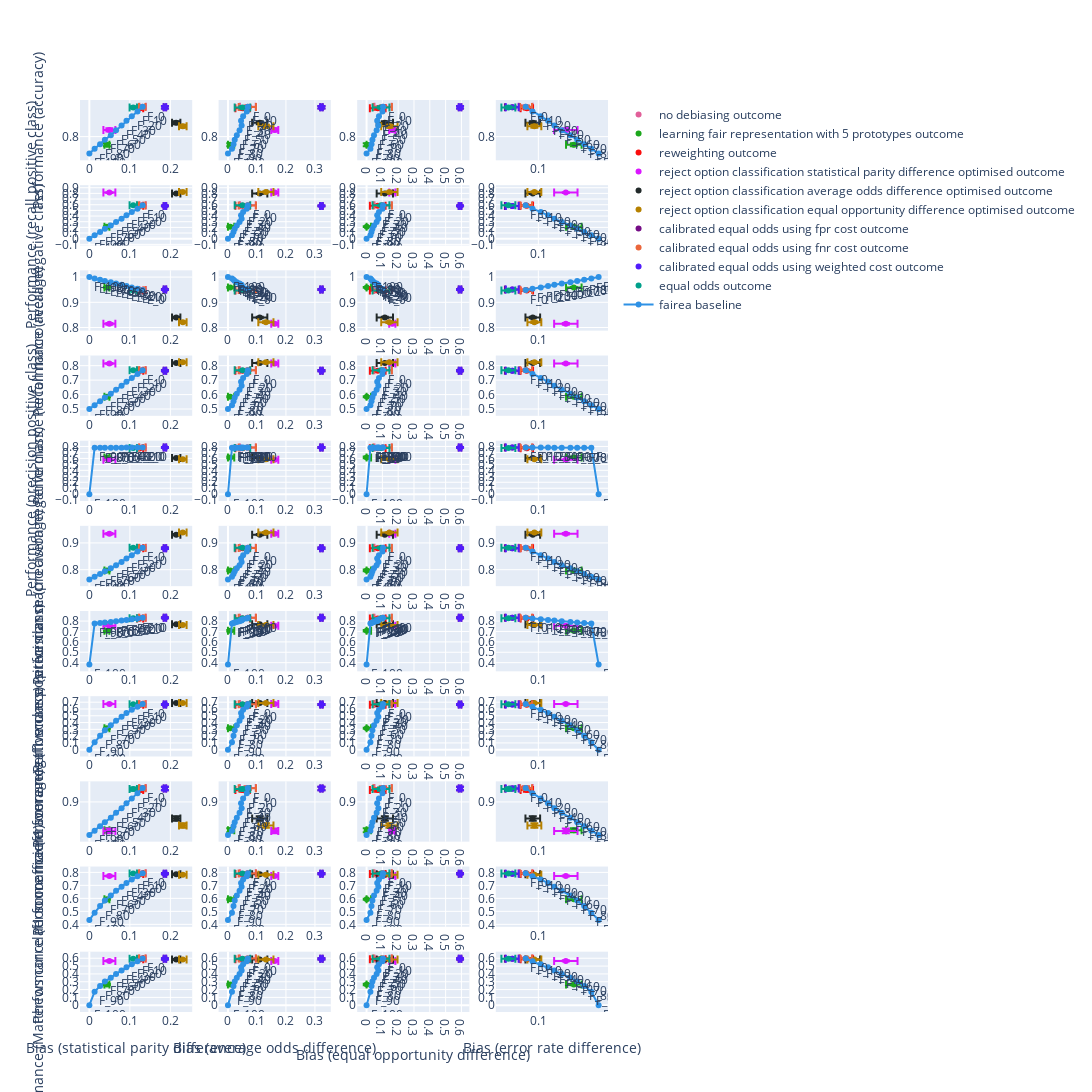

Notebook cell for this chart:
### Code cell
random_forest_bias.show_all_subplots()
